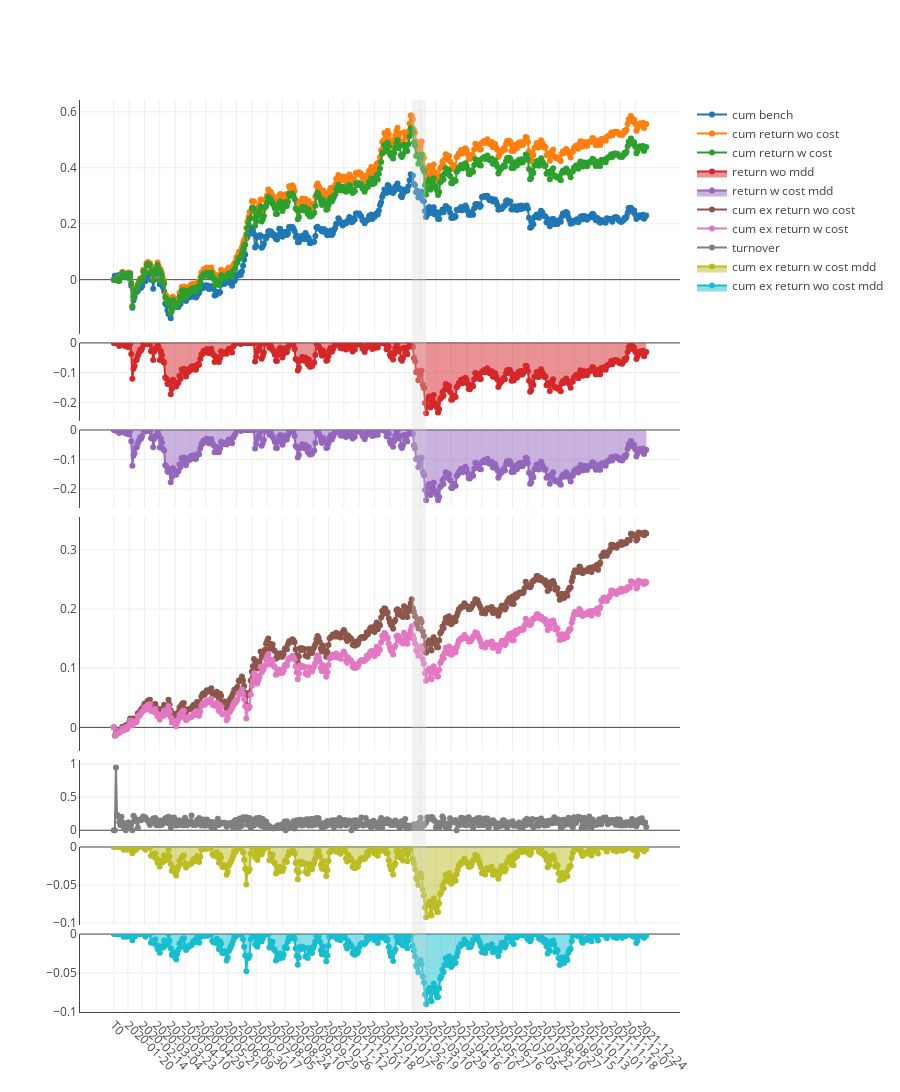

The code cell stored with this chart in its notebook:
### Code cell
import pickle

file_path = f'out/backtests/{ex_num}/gp/2-graph.pkl'

with open(file_path, 'rb') as file:
    chart = pickle.load(file)
chart.show()

### Figure 1 — Plotly figure (JSON) as saved in the notebook; plotly's stock layout.template omitted (floating-point values rounded to 4 significant figures; data arrays with more than 128 entries replaced by an {"elided": "..."} marker saying what was removed)
{"data": [{"mode": "lines+markers", "name": "cum bench", "type": "scatter", "x": {"elided": "487 str values"}, "xaxis": "x", "y": {"elided": "487 float values"}, "yaxis": "y"}, {"mode": "lines+markers", "name": "cum return wo cost", "type": "scatter", "x": {"elided": "487 str values"}, "xaxis": "x", "y": {"elided": "487 float values"}, "yaxis": "y"}, {"mode": "lines+markers", "name": "cum return w cost", "type": "scatter", "x": {"elided": "487 str values"}, "xaxis": "x", "y": {"elided": "487 float values"}, "yaxis": "y"}, {"fill": "tozeroy", "mode": "lines+markers", "name": "return wo mdd", "type": "scatter", "x": {"elided": "487 str values"}, "xaxis": "x2", "y": {"elided": "487 float values"}, "yaxis": "y2"}, {"fill": "tozeroy", "mode": "lines+markers", "name": "return w cost mdd", "type": "scatter", "x": {"elided": "487 str values"}, "xaxis": "x3", "y": {"elided": "487 float values"}, "yaxis": "y3"}, {"mode": "lines+markers", "name": "cum ex return wo cost", "type": "scatter", "x": {"elided": "487 str values"}, "xaxis": "x4", "y": {"elided": "487 float values"}, "yaxis": "y4"}, {"mode": "lines+markers", "name": "cum ex return w cost", "type": "scatter", "x": {"elided": "487 str values"}, "xaxis": "x4", "y": {"elided": "487 float values"}, "yaxis": "y4"}, {"mode": "lines+markers", "name": "turnover", "type": "scatter", "x": {"elided": "487 str values"}, "xaxis": "x5", "y": {"elided": "487 float values"}, "yaxis": "y5"}, {"fill": "tozeroy", "mode": "lines+markers", "name": "cum ex return w cost mdd", "type": "scatter", "x": {"elided": "487 str values"}, "xaxis": "x6", "y": {"elided": "487 float values"}, "yaxis": "y6"}, {"fill": "tozeroy", "mode": "lines+markers", "name": "cum ex return wo cost mdd", "type": "scatter", "x": {"elided": "487 str values"}, "xaxis": "x7", "y": {"elided": "487 float values"}, "yaxis": "y7"}], "layout": {"height": 1200, "shapes": [{"fillcolor": "#d3d3d3", "line": {"width": 0}, "opacity": 0.3, "type": "rect", "x0": "2021-02-18", "x1": "2021-03-09", "xref": "x", "y0": 0.55, "y1": 1, "yref": "paper"}, {"fillcolor": "#d3d3d3", "line": {"width": 0}, "opacity": 0.3, "type": "rect", "x0": "2021-02-18", "x1": "2021-03-09", "xref": "x", "y0": 0, "y1": 0.55, "yref": "paper"}], "title": {"text": " "}, "xaxis": {"anchor": "y", "domain": [0, 1], "matches": "x7", "showline": false, "showticklabels": false, "tickangle": 45, "type": "category"}, "xaxis2": {"anchor": "y2", "domain": [0, 1], "matches": "x7", "showline": false, "showticklabels": false, "tickangle": 45, "type": "category"}, "xaxis3": {"anchor": "y3", "domain": [0, 1], "matches": "x7", "showline": false, "showticklabels": false, "tickangle": 45, "type": "category"}, "xaxis4": {"anchor": "y4", "domain": [0, 1], "matches": "x7", "showline": false, "showticklabels": false, "tickangle": 45, "type": "category"}, "xaxis5": {"anchor": "y5", "domain": [0, 1], "matches": "x7", "showline": false, "showticklabels": false, "tickangle": 45, "type": "category"}, "xaxis6": {"anchor": "y6", "domain": [0, 1], "matches": "x7", "showline": false, "showticklabels": false, "tickangle": 45, "type": "category"}, "xaxis7": {"anchor": "y7", "domain": [0, 1], "showline": true, "tickangle": 45, "type": "category"}, "yaxis": {"anchor": "x", "domain": [0.7436, 1], "showline": true, "showticklabels": true, "zeroline": true}, "yaxis2": {"anchor": "x2", "domain": [0.6482, 0.7336], "showline": true, "showticklabels": true, "zeroline": true}, "yaxis3": {"anchor": "x3", "domain": [0.5527, 0.6382], "showline": true, "showticklabels": true, "zeroline": true}, "yaxis4": {"anchor": "x4", "domain": [0.2864, 0.5427], "showline": true, "showticklabels": true, "zeroline": true}, "yaxis5": {"anchor": "x5", "domain": [0.1909, 0.2764], "showline": true, "showticklabels": true, "zeroline": true}, "yaxis6": {"anchor": "x6", "domain": [0.09545, 0.1809], "showline": true, "showticklabels": true, "zeroline": true}, "yaxis7": {"anchor": "x7", "domain": [0, 0.08545], "showline": true, "showticklabels": true, "zeroline": true}}}
